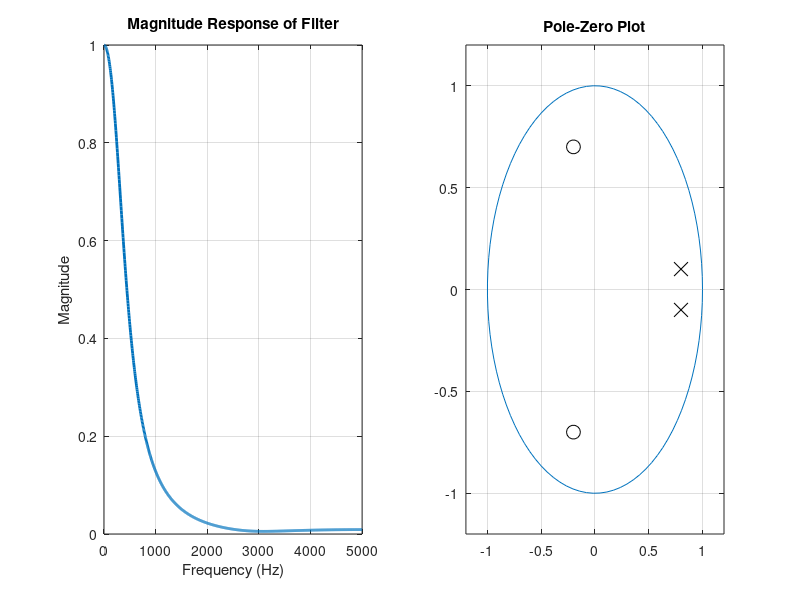

Write MATLAB code to recreate this figure. (Note: this script raises an error after producing the figure.)
Fs = 10e3; T = 1/Fs;

% %First Order
% K=1;
% Zdig = [-0.8];
% Pdig = [0.9];
% gain = prod(1-Pdig)/prod(1-Zdig);
% B = gain*poly(Zdig); A = poly(Pdig);

% Second Order
K=2;
Zdig = [-0.2+0.7j,-0.2-0.7j];
Pdig = [0.8+0.1j,0.8-0.1j];
overall_gain = prod(1-Pdig)/prod(1-Zdig);
B = overall_gain*poly(Zdig); A = poly(Pdig);

% % Tenth Order
% K=10;
% z1 = -0.1+0.9j;
% z2 = -0.3 + 0.7j;
% z3 = -0.5 + 0.5j;
% z4 = -0.7 + 0.3j;
% z5 = -0.95;
% Zdig = [z1,conj(z1),z2,conj(z2),z3,conj(z3),z4,conj(z4),z5,conj(z5)];
% p1=-z1; p2=-z2; p3=-z3; p4=-z4; p5=-z5;
% Pdig = [p1,conj(p1),p2,conj(p2),p3,conj(p3),p4,conj(p4),p5,conj(p5)];
% overall_gain = prod(1-Pdig)/prod(1-Zdig);
% B = overall_gain*poly(Zdig); A = poly(Pdig);

% % Arbitrary Order
% K=20;
% realZ = -0.9 + 1.8*rand(1,K);
% imagZ = 1j*(-0.9 + 0.2*rand(1,K));
% Zdig = [realZ+imagZ, conj(realZ+imagZ)];
% realP = -0.5 + rand(1,K/2);
% imagP = 1j*(-0.5 + rand(1,K/2));
% Pdig = [realP+imagP, conj(realP+imagP)];
% overall_gain = abs(prod(1-Pdig)/prod(1-Zdig));
% B = overall_gain*poly(Zdig); A = poly(Pdig);



Om = linspace(0,pi,1001); w = Om/T; f = w/(2*pi);
subplot(1,2,1);
H = polyval(B,exp(1j*Om)) ./ polyval(A,exp(1j*Om));
plot(f, abs(H), 'LineWidth', 2);
xlabel('Frequency (Hz)'), ylabel('Magnitude'), title('Magnitude Response of Filter');
grid on;

subplot(1,2,2);
plot(real(Pdig),imag(Pdig),'kx','MarkerSize',10);
grid on; xlim([-1.2 1.2]), ylim([-1.2 1.2]);
hold on;
plot(real(Zdig),imag(Zdig),'ko','MarkerSize',10);
title('Pole-Zero Plot');
% Draw unit circle for reference
hold on;
s = exp(1j*linspace(0,2*pi));
plot(real(s),imag(s));


%% For my testing purposes, generate some test points
fmax = f(end);
test_freqs = [linspace(0,fmax/10,5), fmax/2, 0.75*fmax, 0.95*fmax, fmax];
test_Oms = test_freqs*2*pi*T;
mag_at_test_freqs = abs(polyval(B,exp(1j*test_Oms)) ./ polyval(A,exp(1j*test_Oms)));

fid = fopen('test_freqs.txt','w');
fprintf(fid,'Frequency (Hz)\t\t\tMagnitude\n');
for i=1:length(test_freqs)
    fprintf(fid,'%f\t\t\t\t%f\n',test_freqs(i),mag_at_test_freqs(i));
end
fclose(fid);


%% Now let's generate the coefficients to go into the cascaded stages
% Step 1: H(z) in factored form --> That's P and Z
% Step 2 & 3: Pair conjugate roots and expand; real roots can also be paired; use descending order of magnitude of pole
% First make sorted list of conjugate poles
N = ceil(K/2);
sorted_poles = sort_complex_list(Pdig);

% Now multiply out to get coefficients for den terms
den_terms = zeros(N,3);
for i = 1:N
    den_terms(i,:) = real(poly(sorted_poles(i,:))); % I'm taking real part just to make data-type double instead of complex; it's all real anyways
end

% Step 4 & 5: Pair complex poles /w nearest zeros
% Ok; this may not be the most efficient way to go about it, but I will first sort the zeros, just like I did for the poles, then implement a search based on distance from each pole to each zero, and pair accordingly
sorted_zeros = sort_complex_list(Zdig);

% Now /w this sorted list, I'll pair up poles and zeros using a search based on distance
zlist = zeros(size(sorted_zeros));
temp = sorted_zeros(:,1);
for i = 1:N
    % Find closest zero
    p = sorted_poles(i,1);
    zc = return_closest_zero(p,temp);
    zlist(i,:) = [zc,conj(zc)];
    
    % Remove that zero from list and update temp
    index = find( abs(temp - zc) < 1e-5 );
    temp = remove_index(index,temp);
end

% Now multiply out to get coefficients for num terms
num_terms = zeros(N,3);
for i = 1:N
    num_terms(i,:) = real(poly(zlist(i,:)));
end

% Just to more easily remember...
plist = sorted_poles;

% Step 6: Reverse Order
if K>2
    final_num_terms = flip(num_terms);
    final_den_terms = flip(den_terms);
else
    final_num_terms = num_terms;
    final_den_terms = den_terms;
end


% Step 7: Apply overall gain to some stage and output these coefficients to a header file
final_num_terms(end,:) = final_num_terms(end,:)*overall_gain;

NS = N;
fid = fopen('coef_lpf_test.h','w');
fprintf(fid,'#define K %du \n', K);
fprintf(fid, '#define NS %du \n\n', NS);
fprintf(fid,'float A[NS][3] = { \n');
for ns = 1:NS
    fprintf(fid,'\t{ ');
    fprintf(fid, '%2.18ff, %2.18ff, %2.18ff },\n', final_den_terms(ns,1), final_den_terms(ns,2), final_den_terms(ns,3));
end
fprintf(fid, '};\n\n');

fprintf(fid,'float B[NS][3] = { \n');
for ns = 1:NS
    fprintf(fid,'\t{ ');
    fprintf(fid, '%2.18ff, %2.18ff, %2.18ff },\n', final_num_terms(ns,1), final_num_terms(ns,2), final_num_terms(ns,3));
end
fprintf(fid, '};\n\n');
fclose(fid);


% I'll also print a text file containing the pole-zero pairings, since I don't know of a neat way of showing this on a plot with so many poles and zeros
fid = fopen('pole_zero_pairings.txt','w');
fprintf(fid,'Pole\t\t\t\tZero\n');
for i=1:NS
    fprintf(fid,'%2.4f +- %2.4f\t\t%2.4f +- %2.4f\n', real(plist(i,1)), imag(plist(i,1)), real(zlist(i,1)), imag(zlist(i,1)));
end
fclose(fid);